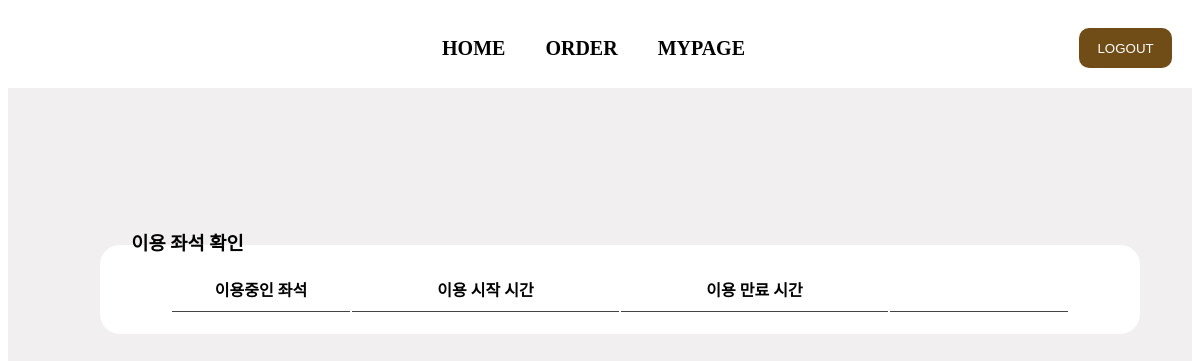
Page /mypage.php (signed in) on the earlier database version.
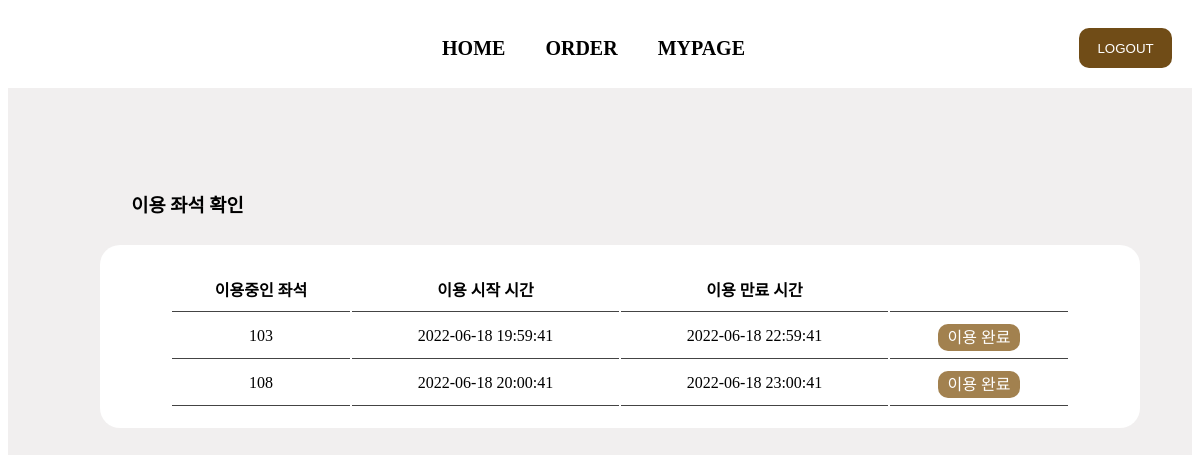
Same page on the later database version.
### tables this page shows
CREATE TABLE `tables` (
  `tid` int NOT NULL,
  `num` int NOT NULL,
  `oid` varchar(30) DEFAULT NULL,
  `startTime` datetime DEFAULT NULL,
  `endTime` datetime DEFAULT NULL,
  PRIMARY KEY (`tid`),
  KEY `oid` (`oid`),
  CONSTRAINT `tables_ibfk_1` FOREIGN KEY (`oid`) REFERENCES `orders` (`oid`)
);

### mypage.php (the view, shortened to what this page needs)
<?php
    include './lib/include/sql_conn.php';
    $uid = $_SESSION['uid'];
?>
<!DOCTYPE html>
<html>
<head>
  <link rel="stylesheet" type="text/css" href="lib/css/topbar.css" >
  <link rel="stylesheet" type="text/css" href="lib/css/mypage.css" >
</head>
<body>
    <div class="mypage">
        <div class="topbar">
            <ul class="topList">
                <li class="topListItem">
                    <a href="index.php">HOME</a>
                </li>
                <li class="topListItem">
                    <a href="order.php">ORDER</a>
                </li>
                <li class="topListItem">
                    <a href="mypage.php">MYPAGE</a>
                </li>
            </ul>
            <button type="button" class="logoutBtn" onClick="location.href='logout.php'">
                LOGOUT
            </button>
        </div>
        <div class="table">
            <h3>이용 좌석 확인</h3>
            <table class="mypage-table">
                <tr>
                    <th width="20%">이용중인 좌석</th>
                    <th width="30%">이용 시작 시간</th>
                    <th width="30%">이용 만료 시간</th>
                    <th width="20%"></th>
                </tr>
<?php
    $sql = "SELECT T.tid, T.startTime, T.endTime FROM orders O, tables T WHERE O.uid = '$uid' AND O.oid = T.oid";
    $result = mysqli_query($conn, $sql);
    while($row = mysqli_fetch_array($result)){
        $tid = $row['tid'];
        $startTime = $row['startTime'];
        $endTime = $row['endTime'];
?>
                <tr>
                    <td><?php echo $tid; ?></td>
                    <td><?php echo $startTime; ?></td>
                    <td><?php echo $endTime; ?></td>
                    <td>
                        <a href="mypage.php?action=delete&tid=<?php echo $tid?>">
                            <span class="delete">이용 완료</span>
                        </a>
                    </td>
                </tr>
<?php
    }
?>
            </table>
        </div>
    </div>
</body>
</html>

Differences in the rows shown:
now on this page (row edited): tables: tid "103", startTime "2022-06-18 19:59:41", endTime "2022-06-18 22:59:41"
now on this page (row edited): tables: tid "108", startTime "2022-06-18 20:00:41", endTime "2022-06-18 23:00:41"
